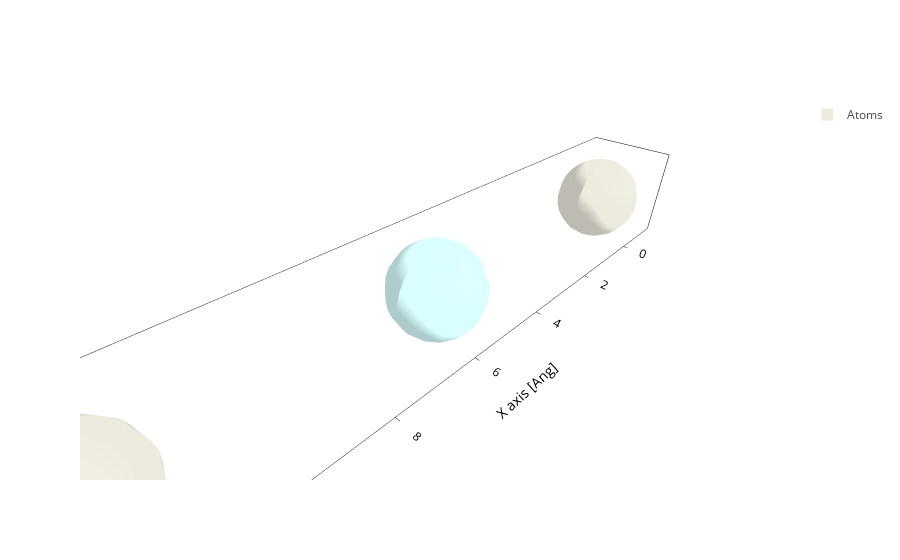

Notebook source saved alongside this figure:
### Markdown cell above
<div class="alert alert-info">

Note

The configuration could also store an associated matrix (e.g. the target matrix), however we are not going to use it for now.

</div>

Let's see **what this configuration looks like**. We can convert it to a `sisl` geometry and plot it (or you could also plot the points yourself):

### Code cell
geometry = config.to_sisl_geometry()
print(geometry.atoms.Z)
geometry.plot(show_cell=False, atoms_style={"size": geometry.maxR(all=True)})

### Figure 1 — Plotly figure (JSON) as saved in the notebook; plotly's stock layout.template omitted (floating-point values rounded to 4 significant figures; data arrays with more than 128 entries replaced by an {"elided": "..."} marker saying what was removed)
{"data": [{"alphahull": 0, "color": "#EDEADE", "hovertemplate": "%{meta.position}", "legendgroup": "Atoms", "meta": {"meta": {"Atoms_i": 0}, "position": "(0.00, 0.00, 0.00)"}, "name": "Atoms", "opacity": 1, "showlegend": true, "showscale": false, "type": "mesh3d", "x": {"elided": "225 float values"}, "y": {"elided": "225 float values"}, "z": {"elided": "225 float values"}}, {"alphahull": 0, "color": "#D9FFFF", "hovertemplate": "%{meta.position}", "legendgroup": "Atoms", "meta": {"meta": {"Atoms_i": 1}, "position": "(6.00, 0.00, 0.00)"}, "name": "Atoms", "opacity": 1, "showlegend": false, "showscale": false, "type": "mesh3d", "x": {"elided": "225 float values"}, "y": {"elided": "225 float values"}, "z": {"elided": "225 float values"}}, {"alphahull": 0, "color": "#EDEADE", "hovertemplate": "%{meta.position}", "legendgroup": "Atoms", "meta": {"meta": {"Atoms_i": 2}, "position": "(12.00, 0.00, 0.00)"}, "name": "Atoms", "opacity": 1, "showlegend": false, "showscale": false, "type": "mesh3d", "x": {"elided": "225 float values"}, "y": {"elided": "225 float values"}, "z": {"elided": "225 float values"}}], "layout": {"scene": {"aspectmode": "data", "xaxis": {"title": {"text": "X axis [Ang]"}}, "yaxis": {"title": {"text": "Y axis [Ang]"}}, "zaxis": {"title": {"text": "Z axis [Ang]"}}}, "xaxis": {"scaleanchor": "y", "scaleratio": 1, "title": {"text": "X axis [Ang]"}}, "yaxis": {"title": {"text": "Y axis [Ang]"}}}}
